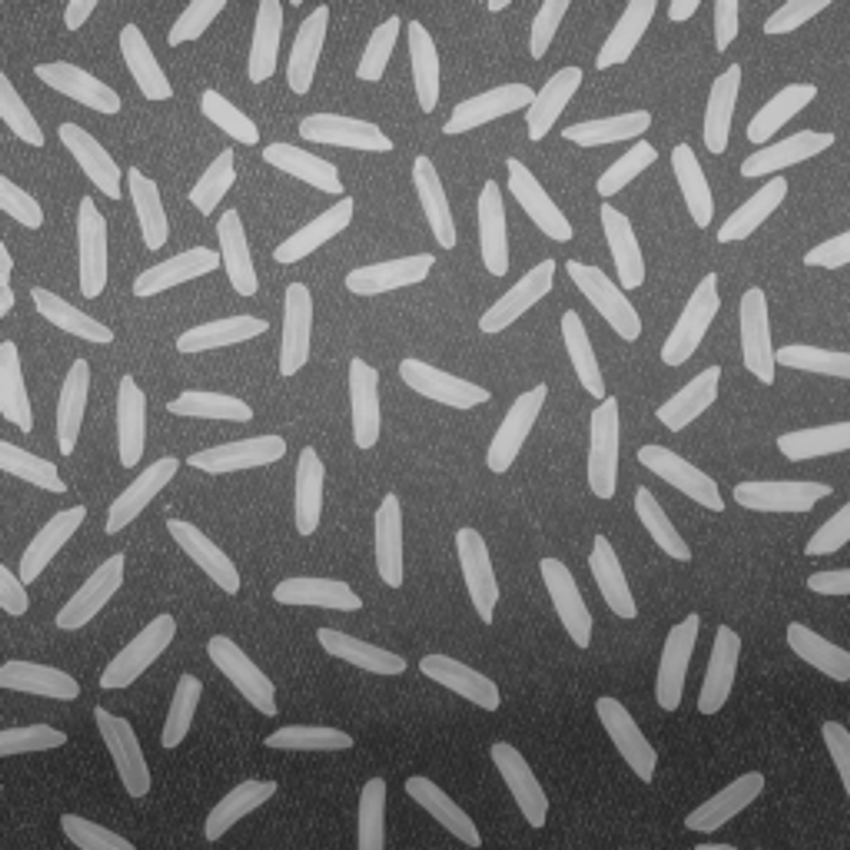
#> input picture assets/rice.jpg, 850 x 850 px
$ jupyter execute 'Parte[6-8].ipynb'
#> lines starting #> are read from the running program, lines starting #| are printed output that depends on the picture; after the words box and inside, x2 and y2 are one past the last pixel; in counts of white or black regions, pixels touching at a corner belong together
[cell 1]
from PIL import Image
import numpy as np
from skimage import measure, filters, morphology

# Parte 6
## 6.1 Binarizar la imagen:

[cell 2]
img = Image.open('assets/rice.jpg')
#> img is the input picture: PIL image 850x850 RGB; min 36, max 207, mean 111.3

def binarize(img):

    if img.mode == 'RGBA' or img.mode == 'RGB':
        img = img.convert('L')
#> img: PIL image 850x850 L

    img = np.array(img)

    binary = (img > 128).astype(np.uint8) * 255
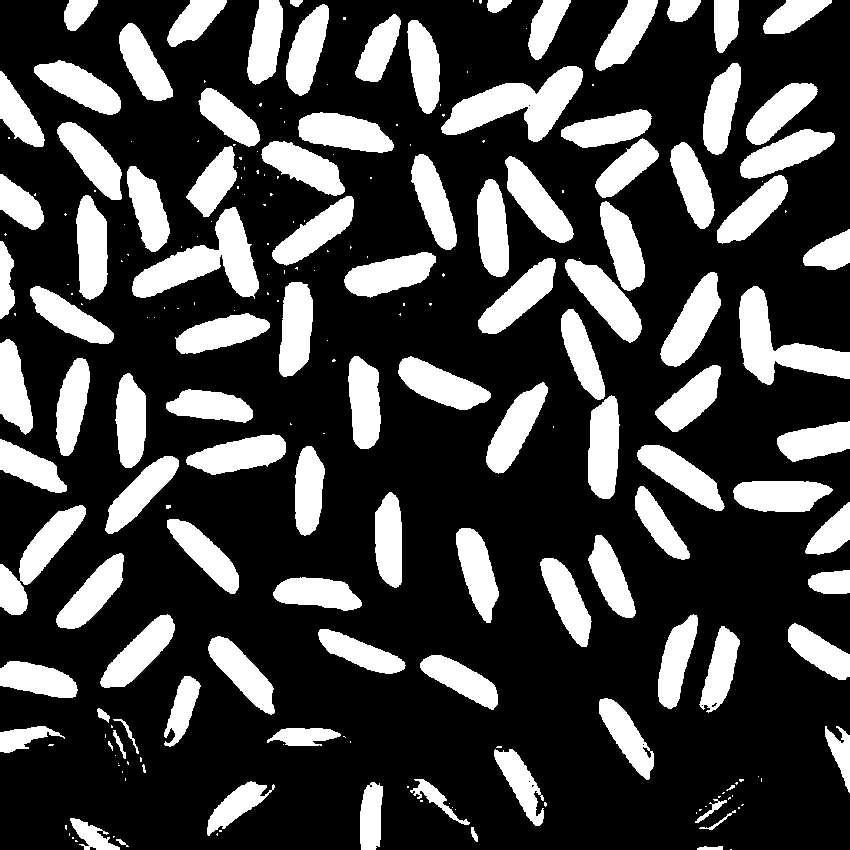
#> binary: shape (850, 850); 26.7% white; 226 white regions (121 under 20 px), largest, box (x1, y1, x2, y2) and area: (441, 66, 583, 142) 4883, (132, 207, 259, 299) 4834, (739, 286, 850, 385) 4448

    return Image.fromarray(binary), binary

bin_image, bin_array = binarize(img)

bin_image

[cell 3]
def structures(md):
#> called with md = 5
    median = filters.median(bin_array, morphology.disk(md))
#> median: shape (850, 850); 26.3% white; 95 white regions (1 under 20 px), largest, box (x1, y1, x2, y2) and area: (565, 202, 645, 342) 5102, (442, 66, 583, 141) 4867, (132, 208, 259, 298) 4825
    labeled_filtered, num_features_filtered = measure.label(median, background=0, return_num=True)
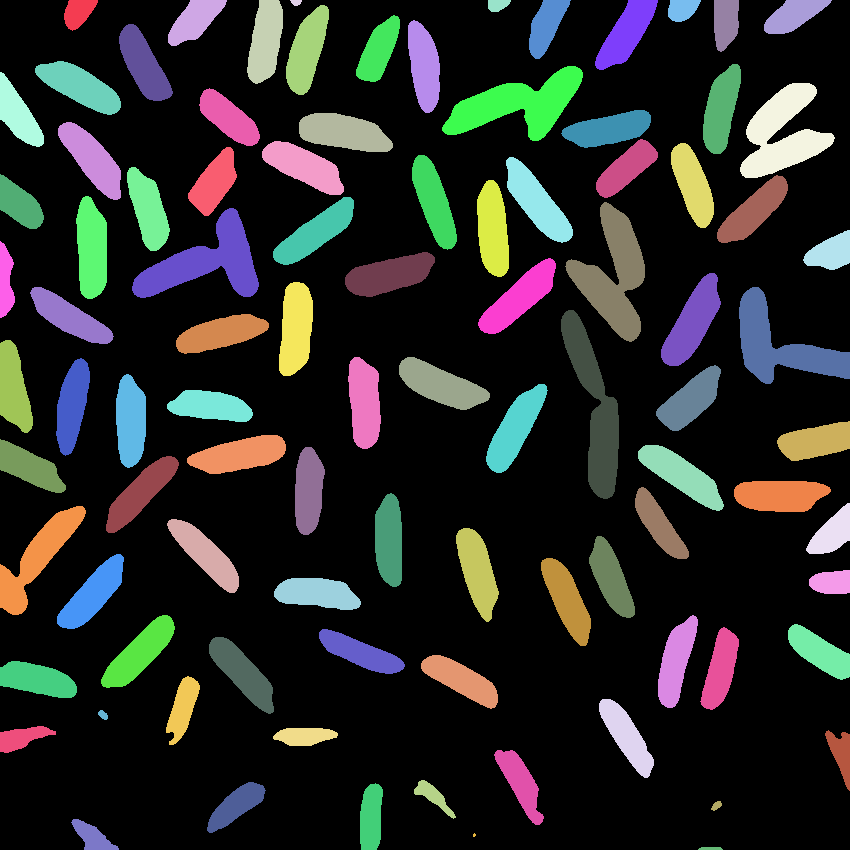
#> labeled_filtered: shape (850, 850) int64; 96 distinct labels, from 0 to 95; one colour per label, 0 black
#> num_features_filtered = 95
    labeled_filtered_image = Image.fromarray((labeled_filtered * 255 / labeled_filtered.max()).astype(np.uint8))
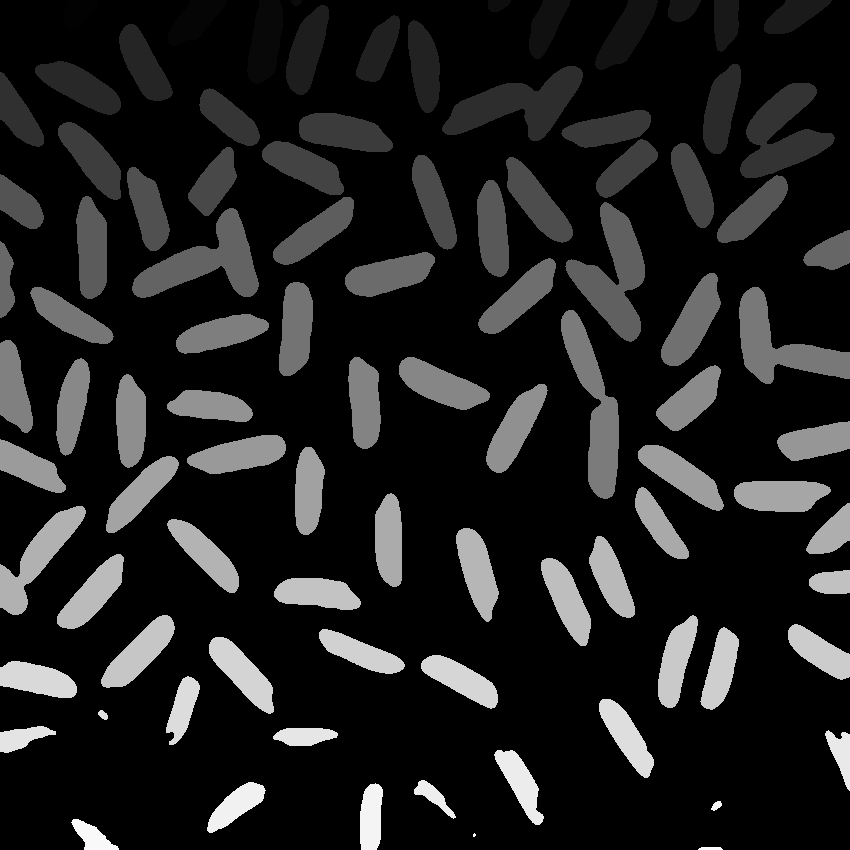
#> labeled_filtered_image: PIL image 850x850 L; min 0, max 255, mean 31.5
    display(labeled_filtered_image)
    return num_features_filtered
arroz = structures(5)
#> arroz = 95

## 6.2 Contar granos de arroz:

[cell 4]
print("Numero de granos de arroz: {}".format(arroz))
#| Numero de granos de arroz: 95

# Parte 7
## 7.1 Binarizar La imagen

[cell 5]
img = Image.open('assets/microscope.png')
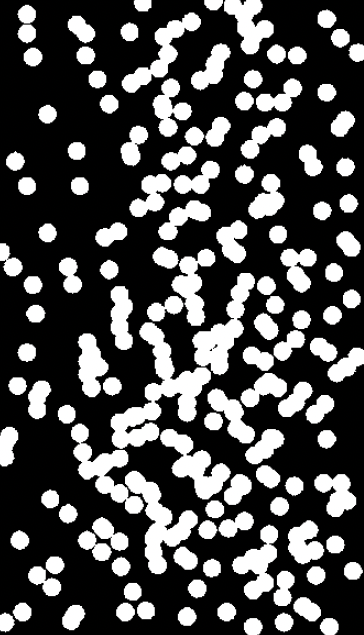
#> input picture assets/microscope.png, 364 x 635 px
#> img is the input picture: PIL image 364x635 RGBA; mean R, G, B, A 76.7, 76.7, 76.7, 255

bin_image, bin_array = binarize(img)
#> in binarize (call 2), `binary = (img > 128).astype(np.uint8) * 255`: binary: shape (635, 364); 30% white; 125 white regions

bin_image

## 7.2 Obtener componente conexa de menor tamaño

[cell 6]
from skimage import measure

def find_smallest_component(image):
    labeled_image, num_features = measure.label(image, background=0, return_num=True)
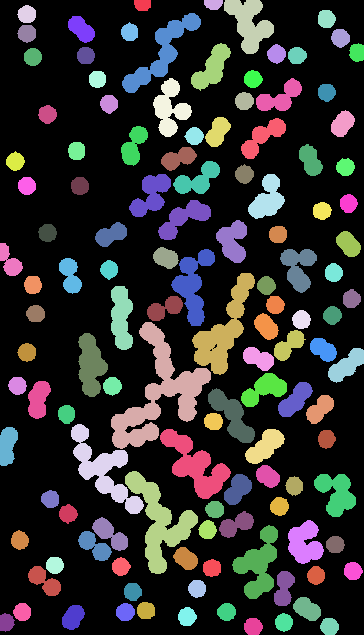
#> labeled_image: shape (635, 364) int64; 126 distinct labels, from 0 to 125; one colour per label, 0 black
#> num_features = 125
    component_sizes = measure.regionprops(labeled_image)
#> component_sizes = 125 regions; largest, box (x1, y1, x2, y2) and area: (111, 322, 211, 449) 4175, (125, 471, 198, 574) 2615, (192, 273, 255, 375) 2391, (71, 424, 144, 514) 2151, (160, 429, 231, 499) 2042
    smallest_component = min(component_sizes, key=lambda x: x.area)
    return smallest_component, labeled_image

smallest_component, labeled_image = find_smallest_component(bin_array)
num_pixels = smallest_component.area
#> num_pixels = 158

colored_array = labeled_image.copy().astype(np.uint8)
colored_array[labeled_image != smallest_component.label] = 0
#> colored_array: shape (635, 364); values 0 (black) and 2 (white), 0.07% white; 1 white region, box (x1, y1, x2, y2) and area: (204, 0, 223, 10) 158
colored_array[labeled_image == smallest_component.label] = 255
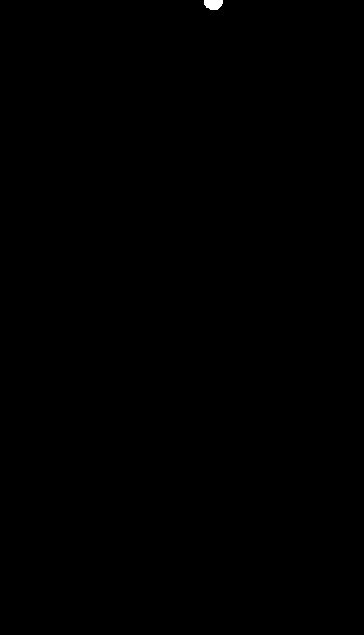
#> colored_array: shape (635, 364); 0.07% white; 1 white region

colored_image = Image.fromarray(colored_array)

print("The smallest connected component has {} pixels.".format(num_pixels))
#| The smallest connected component has 158.0 pixels.
colored_image

## 7.3 Recortar el componente de mayor tamaño.

[cell 7]
def find_largest_component(image):
    labeled_image, num_features = measure.label(image, background=0, return_num=True)
#> num_features = 125
    component_sizes = measure.regionprops(labeled_image)
    largest_component = max(component_sizes, key=lambda x: x.area)
    return largest_component, labeled_image

largest_component, labeled_image = find_largest_component(bin_array)
num_pixels = largest_component.area
#> num_pixels = 4175

colored_array = labeled_image.copy().astype(np.uint8)
colored_array[labeled_image != largest_component.label] = 0
#> colored_array: shape (635, 364); values 0 (black) and 67 (white), 1.8% white; 1 white region, box (x1, y1, x2, y2) and area: (111, 322, 211, 449) 4175
colored_array[labeled_image == largest_component.label] = 255
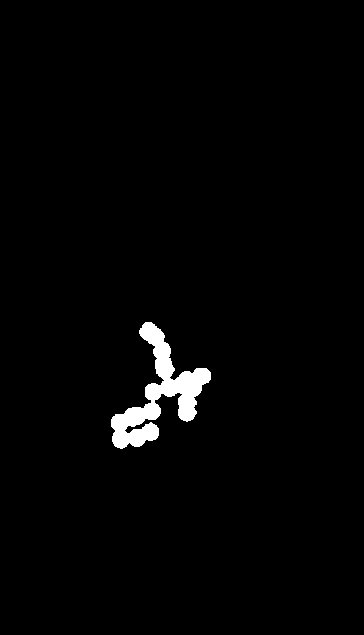
#> colored_array: shape (635, 364); 1.8% white; 1 white region, box (x1, y1, x2, y2) and area: (111, 322, 211, 449) 4175

colored_image = Image.fromarray(colored_array)

print("The largest connected component has {} pixels.".format(num_pixels))
#| The largest connected component has 4175.0 pixels.
colored_image

## 7.4 Cuantas celulas hay en total.

[cell 8]
from scipy.ndimage import binary_erosion

def structures(md):
#> called with md = 1
    median = filters.median(bin_array, morphology.disk(md))
#> median: shape (635, 364); 30% white; 125 white regions, largest, box (x1, y1, x2, y2) and area: (111, 322, 211, 449) 4184, (125, 471, 198, 574) 2619, (192, 273, 255, 375) 2401
    eroded = binary_erosion(median, structure=np.ones((10, 10)))  # Increase the size of the structuring element
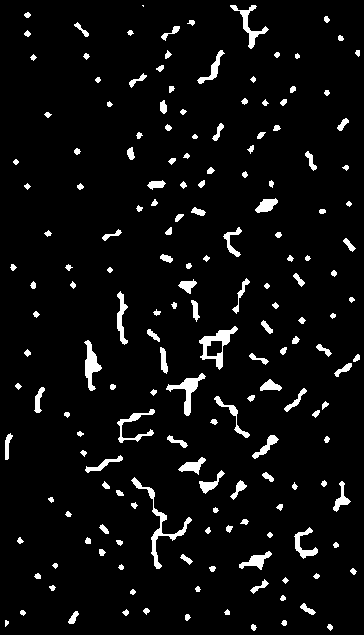
#> eroded: shape (635, 364) bool; 5.3% white; 175 white regions (1 under 20 px), largest, box (x1, y1, x2, y2) and area: (131, 477, 192, 569) 628, (199, 326, 238, 370) 539, (166, 373, 206, 416) 447
    labeled_filtered, num_features_filtered = measure.label(eroded, background=0, return_num=True)
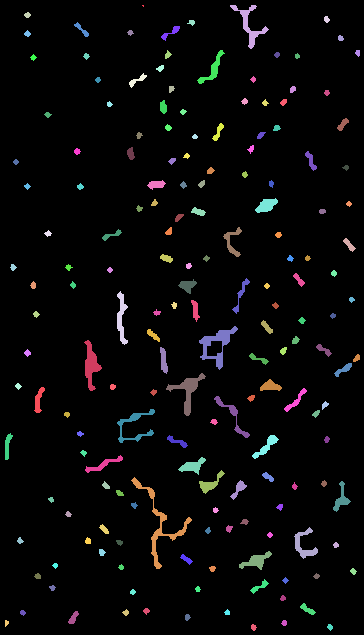
#> labeled_filtered: shape (635, 364) int32; 176 distinct labels, from 0 to 175; one colour per label, 0 black
#> num_features_filtered = 175
    labeled_filtered_image = Image.fromarray((labeled_filtered * 255 / labeled_filtered.max()).astype(np.uint8))
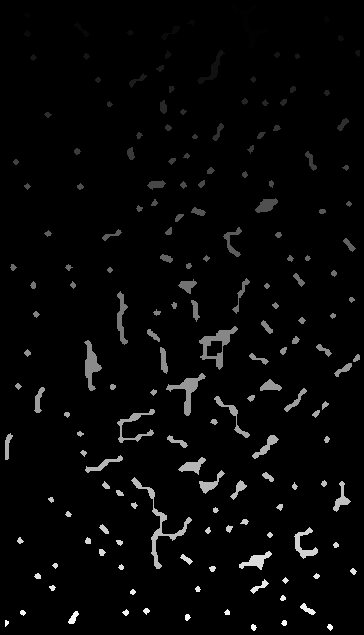
#> labeled_filtered_image: PIL image 364x635 L; min 0, max 255, mean 7
    display(labeled_filtered_image)
    return num_features_filtered

cells = structures(1)
#> cells = 175
print("Numero de celulas: {}".format(cells))
#| Numero de celulas: 175
